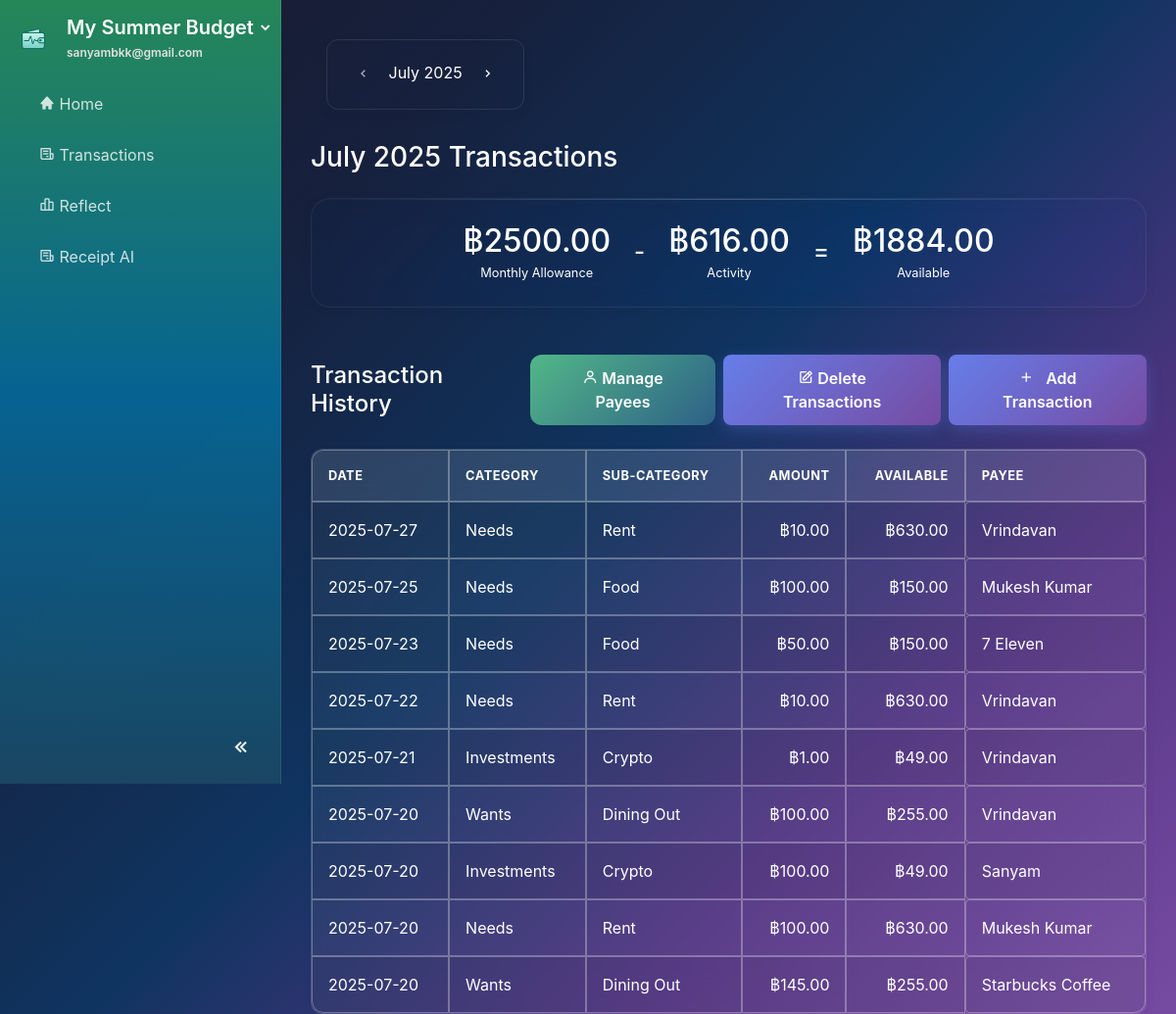
/transactions/2025/7 (signed in), run on the app's committed database.
### website/models.py (models this page shows, shortened)
class Plan(db.Model):
    id             = db.Column(db.Integer, primary_key=True)
    name           = db.Column(db.String(100), nullable=False)
    monthly_income = db.Column(db.Float)
    budget_pref    = db.Column(JSON)  # e.g., {"needs": 50, "wants": 30, "savings": 20}
    user_id        = db.Column(db.Integer, db.ForeignKey('user.id'), nullable=False)

class User(db.Model, UserMixin):
    id         = db.Column(db.Integer, primary_key=True)
    email      = db.Column(db.String(150), unique=True, nullable=False)
    password   = db.Column(db.String(150))
    first_name = db.Column(db.String(150))
    last_name  = db.Column(db.String(150))
    date_created = db.Column(db.DateTime(timezone=True), default=func.now())
    active_plan_id = db.Column(db.Integer, db.ForeignKey('plan.id'), nullable=True)
    profile_complete = db.Column(db.Boolean, default=False)
    theme = db.Column(db.String(50), nullable=False, default='system')
    notes = db.relationship('Note', backref='user', lazy=True)
    plans = db.relationship('Plan', foreign_keys=[Plan.user_id], backref='user', lazy=True, cascade="all, delete-orphan")
    active_plan = db.relationship('Plan', foreign_keys=[active_plan_id], post_update=True)

class Transaction(db.Model):
    id = db.Column(db.Integer, primary_key=True)
    description = db.Column(db.String(200), nullable=False)
    amount = db.Column(db.Float, nullable=False)
    transaction_date = db.Column(db.DateTime, nullable=False)
    category_id = db.Column(db.Integer, db.ForeignKey('budget_category.id'), nullable=False)
    payee_id = db.Column(db.Integer, db.ForeignKey('payee.id'), nullable=True)
    plan_id = db.Column(db.Integer, db.ForeignKey('plan.id'), nullable=False)
    created_date = db.Column(db.DateTime(timezone=True), default=func.now())
    source_type = db.Column(db.String(20), default='manual')  # 'manual', 'receipt'
    user_notes = db.Column(db.Text, nullable=True)  # User's payment notes for categorization
    plan = db.relationship('Plan', backref=db.backref('transactions', lazy=True, cascade="all, delete-orphan"))
    payee = db.relationship('Payee', backref=db.backref('transactions', lazy=True))

class BudgetCategory(db.Model):
    id = db.Column(db.Integer, primary_key=True)
    name = db.Column(db.String(100), nullable=False)
    icon = db.Column(db.String(50), default='bx-category')
    main_category = db.Column(db.String(50), nullable=False)  # 'needs', 'wants', 'bills', 'investments'
    assigned_amount = db.Column(db.Float, default=0.0)
    spent_amount = db.Column(db.Float, default=0.0)
    plan_id = db.Column(db.Integer, db.ForeignKey('plan.id'), nullable=False)
    created_date = db.Column(db.DateTime(timezone=True), default=func.now())
    plan = db.relationship('Plan', backref=db.backref('categories', lazy=True, cascade="all, delete-orphan"))
    transactions = db.relationship('Transaction', backref='category', lazy=True, cascade="all, delete-orphan")
    @property
    def available_amount(self):
        return self.assigned_amount - self.spent_amount

class Payee(db.Model):
    id = db.Column(db.Integer, primary_key=True)
    name = db.Column(db.String(100), nullable=False)
    plan_id = db.Column(db.Integer, db.ForeignKey('plan.id'), nullable=False)
    created_date = db.Column(db.DateTime(timezone=True), default=func.now())
    plan = db.relationship('Plan', backref=db.backref('payees', lazy=True, cascade="all, delete-orphan"))

### website/views.py (the view)
@views.route('/transactions/<int:year>/<int:month>')
@views.route('/transactions')
@login_required
def transactions(year=None, month=None):
    plan = current_user.active_plan
    if not plan:
        flash("No active plan found.", 'error')
        return redirect(url_for('views.home'))
    monthly_allowance = plan.monthly_income or 0.0
    if year is None or month is None:
        today = datetime.now()
        year, month = today.year, today.month
    try:
        display_date = datetime(year, month, 1)
    except ValueError:
        today = datetime.now()
        year, month = today.year, today.month
        display_date = datetime(year, month, 1)
    display_month_str = display_date.strftime('%B')
    start_of_month = datetime(year, month, 1)
    end_of_month = start_of_month + timedelta(days=32)
    end_of_month = datetime(end_of_month.year, end_of_month.month, 1)
    activity_sum = db.session.query(func.sum(Transaction.amount)).filter(
        Transaction.plan_id == plan.id,
        Transaction.transaction_date >= start_of_month,
        Transaction.transaction_date < end_of_month
    ).scalar() or 0.0
    activity_total = abs(activity_sum)  # Convert to positive value for display
    available = monthly_allowance - activity_total
    from dateutil.relativedelta import relativedelta
    prev_month_date = display_date - relativedelta(months=1)
    next_month_date = display_date + relativedelta(months=1)
    user_join_date = current_user.date_created or datetime.now()
    is_first_month = (display_date.year == user_join_date.year and display_date.month == user_join_date.month)
    can_go_prev = not is_first_month
    can_go_next = True  # Allow future months for transaction entry
    return render_template(
        'transactions.html',
        monthly_allowance=monthly_allowance,
        activity_total=activity_total,
        available=available,
        transactions=db.session.query(Transaction).filter(
            Transaction.plan_id==plan.id,
            Transaction.transaction_date>=start_of_month,
            Transaction.transaction_date<end_of_month
        ).order_by(Transaction.transaction_date.desc()).all(),
        payees=[{'id': p.id, 'name': p.name} for p in plan.payees],
        current_month=display_month_str,
        current_month_num=month,
        current_year=year,
        prev_month=prev_month_date.month,
        prev_year=prev_month_date.year,
        next_month=next_month_date.month,
        next_year=next_month_date.year,
        can_go_prev=can_go_prev,
        can_go_next=can_go_next
    )

### website/templates/transactions.html (shortened to what this page needs)
{% extends "base.html" %}
{% block content %}
<div class="container-fluid mt-4">
    <div class="top-bar">
        <div class="month-selector">
            {% if can_go_prev %}
                <a href="{{ url_for('views.transactions', year=prev_year, month=prev_month) }}" class="btn btn-nav"><i class='bx bx-chevron-left'></i></a>
            {% else %}
                <span class="btn btn-nav disabled"><i class='bx bx-chevron-left'></i></span>
            {% endif %}
            <span class="current-month">{{ current_month }} {{ current_year }}</span>
            {% if can_go_next %}
                <a href="{{ url_for('views.transactions', year=next_year, month=next_month) }}" class="btn btn-nav"><i class='bx bx-chevron-right'></i></a>
            {% else %}
                <span class="btn btn-nav disabled"><i class='bx bx-chevron-right'></i></span>
            {% endif %}
        </div>
    </div>
    <h3 class="page-title mb-4">{{ current_month }} {{ current_year }} Transactions</h3>
    <div class="card glass p-4 d-flex flex-row align-items-center justify-content-center balances-display mb-5">
        <div class="text-center mx-4 mb-3 mb-lg-0">
            <h2 class="text-success mb-0">฿{{ "%.2f"|format(monthly_allowance) }}</h2>
            <small class="text-muted">Monthly Allowance</small>
        </div>
        <div class="h4 mb-0 text-muted">-</div>
        <div class="text-center mx-4 mb-3 mb-lg-0">
            <h2 class="text-danger mb-0">฿{{ "%.2f"|format(activity_total) }}</h2>
            <small class="text-muted">Activity</small>
        </div>
        <div class="h4 mb-0 text-muted">=</div>
        <div class="text-center mx-4 mb-3 mb-lg-0">
            <h2 class="text-primary mb-0">฿{{ "%.2f"|format(available) }}</h2>
            <small class="text-muted">Available</small>
        </div>
    </div>
    <div class="d-flex justify-content-between align-items-center mb-4">
        <h4 class="mb-0">Transaction History</h4>
        <div class="d-flex gap-2">
            <button class="btn btn-primary mr-2" id="managePayeesBtn" data-toggle="modal" data-target="#managePayeesModal">
                <i class="bx bx-user"></i> Manage Payees
            </button>
            <button class="btn btn-primary mr-2" id="manageTransactionsBtn" data-toggle="modal" data-target="#manageTransactionsModal">
                <i class="bx bx-edit"></i> Delete Transactions
            </button>
            <button class="btn btn-primary" id="addTransactionBtn" data-toggle="modal" data-target="#addTransactionModal">
                <i class="bx bx-plus"></i> Add Transaction
            </button>
        </div>
    </div>
    <div class="transactions-table-container">
        <div class="table-responsive">
        <table id="transactionsTable" class="table table-striped table-bordered">
            <thead class="thead-light">
                <tr>
                    <th>Date</th>
                    <th>Category</th>
                    <th>Sub-Category</th>
                    <th class="text-right">Amount</th>
                    <th class="text-right">Available</th>
                    <th>Payee</th>
                </tr>
            </thead>
            <tbody>
                {% for tx in transactions %}
                <tr data-transaction-id="{{ tx.id }}">
                    <td>{{ tx.transaction_date.strftime('%Y-%m-%d') }}</td>
                    <td>{{ tx.category.main_category.capitalize() }}</td>
                    <td>{{ tx.category.name }}</td>
                    <td class="text-right">฿{{ "%.2f"|format(tx.amount|abs) }}</td>
                    <td class="text-right">฿{{ "%.2f"|format(tx.category.available_amount) }}</td>
                    <td class="payee-cell" role="button" tabindex="0" data-current-payee="{{ tx.payee.id if tx.payee else '' }}">
                        {{ tx.payee.name if tx.payee else 'Select…' }}
                    </td>
                </tr>
                {% endfor %}
            </tbody>
        </table>
        </div>
    </div>
</div>
{% endblock %}

### website/templates/base.html (shortened to what this page needs)
<!DOCTYPE html>
<html lang="en" data-initial-theme="{{ current_user.theme if current_user.is_authenticated else 'system' }}">
<head>
    <link rel="stylesheet" href="https://stackpath.bootstrapcdn.com/bootstrap/4.4.1/css/bootstrap.min.css"/>
    <link rel="stylesheet" href="https://stackpath.bootstrapcdn.com/font-awesome/4.7.0/css/font-awesome.min.css"/>
    <link href="https://unpkg.com/boxicons@2.1.4/css/boxicons.min.css" rel="stylesheet">
    <link href="{{ url_for('static', filename='css/general.css') }}" rel="stylesheet">
    <link href="{{ url_for('static', filename='css/sidebar.css') }}" rel="stylesheet">
    <link href="{{ url_for('static', filename='css/buttons.css') }}" rel="stylesheet">
    <link href="{{ url_for('static', filename='css/dashboard.css') }}" rel="stylesheet">
    <link href="{{ url_for('static', filename='css/auth.css') }}" rel="stylesheet">
    <link href="{{ url_for('static', filename='css/dark-theme.css') }}" rel="stylesheet">
    <link href="{{ url_for('static', filename='css/account_settings.css') }}" rel="stylesheet">
</head>
{% set hide_sidebar = hide_sidebar | default(false) %}
<body id="page-body" class="d-flex {{ '' if hide_sidebar else 'with-sidebar' }} {% block page_class %}{% endblock %}">
    {% if not hide_sidebar %}
    <nav id="sidebar" class="text-white flex-column">
        <div class="sidebar-header px-3 py-3">
            <div class="d-flex align-items-center">
                <img src="{{ url_for('static', filename='images/logo.png') }}" alt="App logo" class="logo-img mr-3">
                <div class="flex-grow-1">
                    <div class="dropdown">
                        <a id="planDropdown"
                            href="#"
                            class="dropdown-toggle text-white text-decoration-none"
                            data-toggle="dropdown"
                            aria-haspopup="true"
                            aria-expanded="false">
                            <h5 class="mb-0">
                                <span class="sidebar-text">{{ current_user.active_plan.name if current_user.active_plan else 'Create a Plan' }}</span>
                            </h5>
                            <i class="bx bxs-chevron-down toggle-arrow"></i>
                        </a>
                    </div>
                    <small class="email-white sidebar-text">{{ current_user.email }}</small>
                </div>
            </div>
        </div>
        <ul class="nav flex-column px-3">
            <li class="nav-item">
                <a class="nav-link {% if request.path == url_for('views.home') %}active{% endif %}" href="{{ url_for('views.home') }}">
                    <i class='bx bxs-home'></i> <span class="sidebar-text">Home</span>
                </a>
            </li>
            <li class="nav-item">
                <a class="nav-link {% if request.path == url_for('views.transactions') %}active{% endif %}" href="{{ url_for('views.transactions') }}">
                    <i class='bx bx-receipt'></i> <span class="sidebar-text">Transactions</span>
                </a>
            </li>
            <li class="nav-item">
                <a class="nav-link {% if request.path == url_for('views.reflect') %}active{% endif %}" href="{{ url_for('views.reflect') }}">
                    <i class='bx bx-bar-chart-alt-2'></i> <span class="sidebar-text">Reflect</span>
                </a>
            </li>
            <li class="nav-item">
                <a class="nav-link" href="{{ url_for('views.receipt_ai') }}">
                    <i class="bx bx-receipt"></i>
                    <span class="nav-text">Receipt AI</span>
                </a>
            </li>
        </ul>
        <div class="sidebar-footer">
            <button id="sidebar-toggle" class="btn btn-link">
                <i class='bx bx-chevrons-left'></i>
            </button>
        </div>
    </nav>
    {% endif %}
    <div id="content-wrapper" class="w-100">
        <div class="container-fluid">
            {% block content %} {% endblock %}
        </div>
    </div>
</body>
</html>

### data on the page
Plan: active_plan "My Summer Budget", monthly_income "2500.00"
User: email "sanyambkk@gmail.com"
Transaction: transaction_date "2025-07-27", category.main_category "Needs", category.name "Rent", amount|abs "10.00", payee "Vrindavan"
BudgetCategory: category.available_amount "630.00"
Transaction: transaction_date "2025-07-25", category.main_category "Needs", category.name "Food", amount|abs "100.00", payee "Mukesh Kumar"
BudgetCategory: category.available_amount "150.00"
Transaction: transaction_date "2025-07-23", category.main_category "Needs", category.name "Food", amount|abs "50.00", payee "7 Eleven"
Transaction: transaction_date "2025-07-22", category.main_category "Needs", category.name "Rent", amount|abs "10.00", payee "Vrindavan"
Transaction: transaction_date "2025-07-21", category.main_category "Investments", category.name "Crypto", amount|abs "1.00", payee "Vrindavan"
BudgetCategory: category.available_amount "49.00"
Transaction: transaction_date "2025-07-20", category.main_category "Wants", category.name "Dining Out", amount|abs "100.00", payee "Vrindavan"
BudgetCategory: category.available_amount "255.00"
Transaction: transaction_date "2025-07-20", category.main_category "Investments", category.name "Crypto", amount|abs "100.00", payee "Sanyam"
Transaction: transaction_date "2025-07-20", category.main_category "Needs", category.name "Rent", amount|abs "100.00", payee "Mukesh Kumar"
Transaction: transaction_date "2025-07-20", category.main_category "Wants", category.name "Dining Out", amount|abs "145.00", payee "Starbucks Coffee"

### other printed values
{{ current_month }} "July"
{{ current_year }} "2025"
{{ "%.2f"|format(activity_total) }} "616.00"
{{ "%.2f"|format(available) }} "1884.00"
